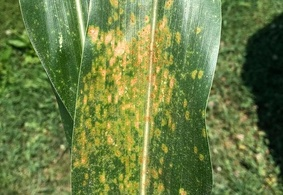
#> input picture dataset/malades/Corn_Common_Rust (1274).jpg, 283 x 195 px, shrunk from 700 x 482 before the run; its folder holds 3 pictures in this run
$ python a.py   (older library calls are emulated)
#> lines starting #> are read from the running program, lines starting #| are printed output that depends on the picture; after the words box and inside, x2 and y2 are one past the last pixel; in counts of white or black regions, pixels touching at a corner belong together
### config/formulaire/traitement.py
import cv2
import numpy as np
# import
def extraire_toutes_caracteristiques(chemin_image):
    # L'image est chargée en BGR par OpenCV
    img = cv2.imread(chemin_image)
#> img is the input picture: shape (195, 283, 3); mean B, G, R 67.3, 126.4, 107.7

    # 1. Extraction de couleur (Espace HSV)
    # Étape 1 : Conversion en HSV
    img_hsv = cv2.cvtColor(img, cv2.COLOR_BGR2HSV)
#> img_hsv: shape (195, 283, 3); mean H, S, V 43, 130.2, 128

    # Le reste du code va suivre...
    # Bornes inférieures et supérieures pour la couleur rouille
    lower_rust = np.array([10, 50, 50])   # On baisse S et V pour attraper les marrons sombres
    upper_rust = np.array([30, 255, 255]) # On s'arrête à H=30 pour éviter le vert

    # blanc rouille(255) et noir non rouille(0)
    mask = cv2.inRange(img_hsv, lower_rust, upper_rust)
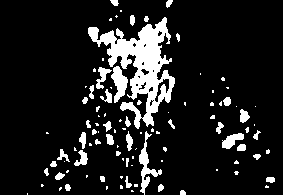
#> mask: shape (195, 283); 12.1% white; 99 white regions (58 under 20 px)
    nbr_pixel_total = mask.size  # Nombre total de pixels dans l'image
#> nbr_pixel_total = 55185
    pct_rouille = (np.count_nonzero(mask)/nbr_pixel_total)*100
#> pct_rouille = 12.1

    # 2. Extraction de texture et rugosité (Filtre de Sobel)
    gray = cv2.cvtColor(img, cv2.COLOR_BGR2GRAY)
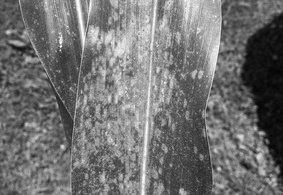
#> gray: shape (195, 283); min 4, max 251, mean 114.1

    # . Calcul des gradients X et Y (en utilisant un format de données 64-bit pour éviter les pertes)
    sobelx = cv2.Sobel(gray, cv2.CV_64F, 1, 0, ksize=3)
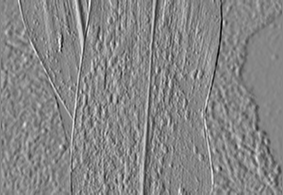
#> sobelx: shape (195, 283) float64; min -621, max 557, mean -1.9; drawn with min black and max white
    sobely = cv2.Sobel(gray, cv2.CV_64F, 0, 1, ksize=3)
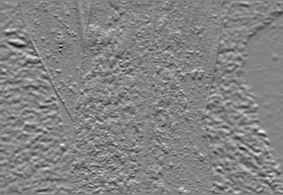
#> sobely: shape (195, 283) float64; min -487, max 452, mean -1.3; drawn with min black and max white
    # . Combinaison des deux pour avoir la magnitude du gradient
    sobel_combined = cv2.magnitude(sobelx, sobely)
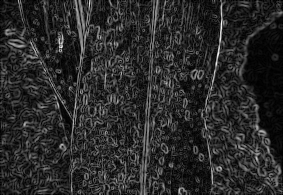
#> sobel_combined: shape (195, 283) float64; min 0, max 624.8, mean 104; drawn with min black and max white
    #variance (np.var()) est souvent très efficace pour la rugosité
    # car elle mesure à quel point les valeurs s'écartent de
    # la moyenne (ce qui traduit bien le côté "irrégulier" des pustules).
    rugosite = np.var(sobel_combined)
#> rugosite = 5799.1

    # le variable de mon choix(circulation moyenne)
    # comme les rouilles sont de la forme circulaire ovale donc on peut utiliser la circularité pour détecter les rouilles
    #
    # 1. Trouver tous les contours des taches dans le masque de rouille
    contours, _ = cv2.findContours(mask, cv2.RETR_EXTERNAL, cv2.CHAIN_APPROX_SIMPLE)
#> contours = 99 contours, 69 with area under 20; largest, box (x1, y1, x2, y2) and area: (88, 17, 175, 129) 3445, (139, 131, 162, 195) 314, (111, 66, 128, 103) 299, (222, 133, 244, 149) 164, (96, 67, 112, 89) 116

    # 2. Compter le nombre de taches détectées (X4)
    # nombre_taches = len(contours)

    # 3. Analyser la circularité moyenne des taches (X5)
    circularites = []
    for c in contours:
        aire = cv2.contourArea(c)
        perimetre = cv2.arcLength(c, True)

        # Éviter la division par zéro pour les micro-pixels
        if perimetre > 0:
            # Formule mathématique de la circularité : 4 * pi * Aire / (Périmètre^2)
            # Un cercle parfait a une circularité de 1.0
            circ = (4 * np.pi * aire) / (perimetre ** 2)
            circularites.append(circ)
#> this loop made 99 passes
#> (c, aire, perimetre, circ) on passes 1, 3, 5, 9, 16, 20, 22, 26, 28, 29: ([[27, 193], [27, 194]], 0, 2, 0), ([[131, 190], [131, 191], [133, 191], [132, 190]], 1.5, 5.41, 0.643), ([[106, 186], [106, 189], [107, 188], [107, 186]], 2.5, 7.41, 0.572), ([[134, 184], [134, 186], [137, 186], [137, 184]], 6, 10, 0.754), ([[86, 175], [86, 177], [87, 176], [87, 175]], 1.5, 5.41, 0.643), ([[216, 169], [216, 170], [217, 170], [217, 169]], 1, 4, 0.785), ([[131, 165], [132, 165]], 0, 2, 0), ([[161, 160], [161, 161], [162, 161], [162, 160]], 1, 4, 0.785), ([[122, 158], [122, 159], [123, 160], [123, 158]], 1.5, 5.41, 0.643), ([[132, 156], [132, 158], [133, 158], [133, 156]], 2, 6, 0.698)
#> (aire, perimetre, circ) on passes 2, 4, 6, 7, 8, 10: (17.5, 16.24, 0.834), (3.5, 8.24, 0.647), (4, 8.83, 0.645), (5.5, 9.41, 0.78), (25.5, 19.9, 0.809), (23.5, 19.07, 0.812)
#> after the loop, circularites = 95 values, max 0.898 at index 80, min 0 at index 0, mean 0.598

    # Calculer la circularité moyenne de toutes les taches de l'image
    circularite_moyenne = np.mean(circularites) if circularites else 0.0
#> circularite_moyenne = 0.598

    return {
        'pct_rouille': pct_rouille,
        'rugosite':rugosite,
        'mon_variable': circularite_moyenne
    }


### config/formulaire/scripts_data.py
import os
# ATTENTION : Vérifiez si votre fichier s'appelle traitement.py (sans S) ou traitements.py
from .traitement import extraire_toutes_caracteristiques

def lancer_parcours_dataset():
    # Par sécurité, on utilise un chemin absolu par rapport à la racine du projet
    base_dir = os.path.join(os.path.dirname(os.path.dirname(os.path.abspath(__file__))), "../dataset")

    classes = {
        "malades": 1,
        "saines": 0
    }

    dataset_final = []
    id_image = 1

    print(f"--> Début du scan du dossier : {base_dir}")

    for nom_dossier, label in classes.items():
        chemin_dossier = os.path.join(base_dir, nom_dossier)

        if not os.path.exists(chemin_dossier):
            print(f"⚠️ Le sous-dossier n'existe pas : {chemin_dossier}")
            continue

        fichiers = os.listdir(chemin_dossier)
        print(f"📁 Dossier [{nom_dossier}] trouvé avec {len(fichiers)} éléments.")

        for nom_fichier in fichiers:
            if nom_fichier.lower().endswith(('.png', '.jpg', '.jpeg')):
                chemin_complet = os.path.join(chemin_dossier, nom_fichier)

                try:
                    # Extraction des caractéristiques de base
                    features = extraire_toutes_caracteristiques(chemin_complet)
#> features = {'pct_rouille': 12.1, 'rugosite': 5799.1, 'mon_variable': 0.598}

                    if features is not None:
                        donnees_image = {
                            'id_image': id_image,
                            'pct_rouille': features['pct_rouille'],
                            'rugosite': features['rugosite'],
                            'mon_variable': features['mon_variable'], # Utilise la clé retournée par traitement.py
                            'label': label
                        }
#> donnees_image = {'id_image': 1, 'pct_rouille': 12.1, 'rugosite': 5799.1, 'mon_variable': 0.598, 'label': 1}
                        dataset_final.append(donnees_image)
                        id_image += 1
                except Exception as e:
                    print(f"❌ Erreur lors du traitement de {nom_fichier} : {str(e)}")

    print(f"--> Scan terminé. {len(dataset_final)} images ajoutées au dataset final.")
    return dataset_final

### config/formulaire/RandomForestMaxMinority.py
import numpy as np

from config.formulaire.DecisionTreeMaxMinority import DecisionTreeMaxMinority
class RandomForestMaxMinority:
    def __init__(self, n_trees=10, max_depth=5):
        self.n_trees = n_trees
        self.max_depth = max_depth
        self.trees = []

    def fit(self, X, y):
        X = np.array(X)
        y = np.array(y)
        self.trees = []
        n_samples = X.shape[0]
#> n_samples = 2

        for _ in range(self.n_trees):
            # --- Étape du Bagging ---
            # np.random.choice génère des indices aléatoires avec remplacement
            indices_bootstrap = np.random.choice(n_samples, size=n_samples, replace=True)
            X_b = X[indices_bootstrap]
            y_b = y[indices_bootstrap]

            # Entraînement d'un arbre individuel
            arbre = DecisionTreeMaxMinority(max_depth=self.max_depth)
            arbre.fit(X_b, y_b)
            self.trees.append(arbre)

    def predict(self, X):
        # Récupérer les prédictions de chaque arbre : forme (n_arbres, n_echantillons)
        predictions_arbres = np.array([arbre.predict(X) for arbre in self.trees])

        # Inversion des axes pour grouper par échantillon : forme (n_echantillons, n_arbres)
        predictions_arbres = np.swapaxes(predictions_arbres, 0, 1)

        # --- Vote majoritaire ---
        # On calcule la moyenne des votes pour chaque ligne. Si >= 0.5, la majorité a voté 1.
        predictions_finales = [int(np.round(np.mean(votes))) for votes in predictions_arbres]
        return np.array(predictions_finales)

### config/formulaire/DecisionTreeMaxMinority.py
import numpy as np
from config.formulaire.meilleursp import trouver_meilleur_split
from config.formulaire.Node import Node
class DecisionTreeMaxMinority:
    def __init__(self, max_depth=5):
        self.max_depth = max_depth
        self.root = None

    def fit(self, X, y):
        # Convertir en tableaux numpy au cas où
        X = np.array(X)
        y = np.array(y)
        self.root = self._build_tree(X, y, depth=0)

    def _build_tree(self, X, y, depth):
        n_samples, n_features = X.shape
        n_labels = len(np.unique(y))

        # --- Critères d'arrêt ---
        # 1. Nœud 100% pur
        if n_labels == 1:
            return Node(value=y[0])
        # 2. Profondeur maximale atteinte ou plus assez d'échantillons
        if depth >= self.max_depth or n_samples <= 1:
            valeur_majoritaire = int(np.round(np.mean(y)))
            return Node(value=valeur_majoritaire)

        # --- Recherche du meilleur split ---
        meilleur_gain = -1.0
        meilleure_feature = None
        meilleur_seuil = None

        # On teste toutes les colonnes (variables)
        for idx in range(n_features):
            X_column = X[:, idx]
            seuil, gain = trouver_meilleur_split(X_column, y)

            if seuil is not None and gain > meilleur_gain:
                meilleur_gain = gain
                meilleure_feature = idx
                meilleur_seuil = seuil

        # Si aucun split n'améliore la pureté, on fait une feuille
        if meilleur_gain <= 0:
            valeur_majoritaire = int(np.round(np.mean(y)))
            return Node(value=valeur_majoritaire)

        # --- Séparation des données et récursion ---
        indices_gauche = X[:, meilleure_feature] <= meilleur_seuil
        indices_droite = X[:, meilleure_feature] > meilleur_seuil

        gauche = self._build_tree(X[indices_gauche], y[indices_gauche], depth + 1)
        droite = self._build_tree(X[indices_droite], y[indices_droite], depth + 1)

        return Node(feature_idx=meilleure_feature, threshold=meilleur_seuil, left=gauche, right=droite)

    def predict_row(self, node, x):
        if node.is_leaf():
            return node.value
        if x[node.feature_idx] <= node.threshold:
            return self.predict_row(node.left, x)
        return self.predict_row(node.right, x)

    def predict(self, X):
        X = np.array(X)
        return np.array([self.predict_row(self.root, x) for x in X])

### config/formulaire/Node.py
class Node:
    def __init__(self, feature_idx=None, threshold=None, left=None, right=None, value=None):
        # Pour les nœuds de décision (internes)
        self.feature_idx = feature_idx  # Indice de la variable utilisée pour couper
        self.threshold = threshold      # Valeur du seuil de coupure
        self.left = left                # Sous-arbre gauche (X <= seuil)
        self.right = right              # Sous-arbre droite (X > seuil)

        # Pour les feuilles (nœuds terminaux)
        self.value = value              # Classe majoritaire prédite (0 ou 1)

    def is_leaf(self):
        return self.value is not None

### config/formulaire/a.py
import pandas as pd
import numpy as np
import pickle

from config.formulaire.scripts_data import lancer_parcours_dataset
from config.formulaire.DecisionTreeMaxMinority import DecisionTreeMaxMinority
from config.formulaire.RandomForestMaxMinority import RandomForestMaxMinority

# 1. Chargement des données d'imagerie
dataset_final = lancer_parcours_dataset()
df = pd.DataFrame(dataset_final)

X = df[['pct_rouille', 'rugosite', 'mon_variable']].values
y = df['label'].values


indices = np.arange(len(X))
np.random.seed(42) # Permet de garder le même mélange à chaque exécution
np.random.shuffle(indices)

split = int(0.8 * len(X))
train_idx, test_idx = indices[:split], indices[split:]

X_train, X_test = X[train_idx], X[test_idx]
y_train, y_test = y[train_idx], y[test_idx]


print("\nEntraînement de la forêt aléatoire sur 80% des données...")
foret = RandomForestMaxMinority(n_trees=15, max_depth=4)
foret.fit(X_train, y_train)

# Évaluation sur les données d'entraînement (vu)
predictions_train = foret.predict(X_train)
precision_train = np.mean(predictions_train == y_train) * 100
print(f" Précision Train (Données vues) : {precision_train:.2f}%")

# Évaluation sur les données de test (jamais vues)
predictions_test = foret.predict(X_test)
precision_test = np.mean(predictions_test == y_test) * 100
print(f" Précision Test (Données INCONNUES) : {precision_test:.2f}%")


vrais_positifs = np.sum((predictions_test == 1) & (y_test == 1))
vrais_negatifs = np.sum((predictions_test == 0) & (y_test == 0))
faux_positifs  = np.sum((predictions_test == 1) & (y_test == 0))
faux_negatifs  = np.sum((predictions_test == 0) & (y_test == 1))

print("\n Analyse des erreurs sur le Test (Matrice de Confusion) :")
print(f"   ---- Vrais Malades bien détectés : {vrais_positifs}")
print(f"   ---- Vrais Saines bien détectées : {vrais_negatifs}")
print(f"   ---- Faux Positifs (Saines dites Malades) : {faux_positifs}")
print(f"   ---- Faux Négatifs (Malades ratées !)     : {faux_negatifs} ")

with open('config/formulaire/modele_rouille.pkl', 'wb') as fichier:
    pickle.dump(foret, fichier)
print(" Modèle sauvegardé avec succès dans 'modele_rouille.pkl' !")
